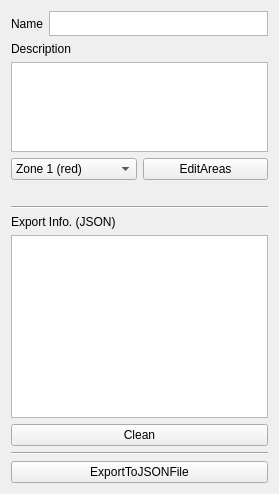
<?xml version="1.0" encoding="UTF-8"?>
<ui version="4.0">
 <class>editArea_Widget</class>
 <widget class="QWidget" name="editArea_Widget">
  <property name="geometry">
   <rect>
    <x>0</x>
    <y>0</y>
    <width>279</width>
    <height>494</height>
   </rect>
  </property>
  <property name="windowTitle">
   <string>edit</string>
  </property>
  <layout class="QVBoxLayout" name="verticalLayout">
   <item>
    <layout class="QHBoxLayout" name="horizontalLayout_2">
     <item>
      <widget class="QLabel" name="label_2">
       <property name="text">
        <string>Name</string>
       </property>
      </widget>
     </item>
     <item>
      <widget class="QTextEdit" name="areaNameTextEdit">
       <property name="maximumSize">
        <size>
         <width>16777215</width>
         <height>25</height>
        </size>
       </property>
      </widget>
     </item>
    </layout>
   </item>
   <item>
    <widget class="QLabel" name="label_3">
     <property name="text">
      <string>Description</string>
     </property>
    </widget>
   </item>
   <item>
    <widget class="QTextBrowser" name="areaInfoTextBrowser">
     <property name="maximumSize">
      <size>
       <width>16777215</width>
       <height>100</height>
      </size>
     </property>
     <property name="readOnly">
      <bool>false</bool>
     </property>
    </widget>
   </item>
   <item>
    <layout class="QHBoxLayout" name="horizontalLayout">
     <property name="bottomMargin">
      <number>20</number>
     </property>
     <item>
      <widget class="QComboBox" name="areaClassComboBox">
       <property name="currentIndex">
        <number>0</number>
       </property>
       <item>
        <property name="text">
         <string>Zone 1 (red)</string>
        </property>
       </item>
       <item>
        <property name="text">
         <string>Zone 2 (orange)</string>
        </property>
       </item>
       <item>
        <property name="text">
         <string>Zone 3 (black)</string>
        </property>
       </item>
      </widget>
     </item>
     <item>
      <widget class="QPushButton" name="editAreasButton">
       <property name="text">
        <string>EditAreas</string>
       </property>
      </widget>
     </item>
    </layout>
   </item>
   <item>
    <widget class="Line" name="line_2">
     <property name="orientation">
      <enum>Qt::Horizontal</enum>
     </property>
    </widget>
   </item>
   <item>
    <widget class="QLabel" name="label">
     <property name="text">
      <string>Export Info. (JSON)</string>
     </property>
    </widget>
   </item>
   <item>
    <widget class="QTextBrowser" name="editJsonTextBrowser"/>
   </item>
   <item>
    <widget class="QPushButton" name="editCleanTextButton">
     <property name="text">
      <string>Clean</string>
     </property>
    </widget>
   </item>
   <item>
    <widget class="Line" name="line">
     <property name="orientation">
      <enum>Qt::Horizontal</enum>
     </property>
    </widget>
   </item>
   <item>
    <widget class="QPushButton" name="editExportButton">
     <property name="text">
      <string>ExportToJSONFile</string>
     </property>
    </widget>
   </item>
  </layout>
 </widget>
 <resources/>
 <connections/>
</ui>
